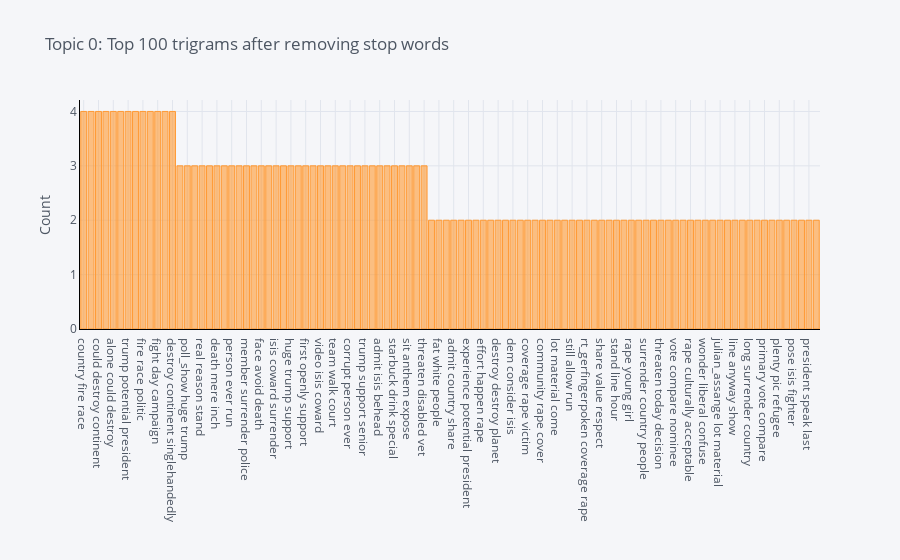

Write notebook code for a chart like this one.
### Code cell
if ENABLE_PLOTS:
  plot_model(lda, plot = 'trigram')
else:
  display("ENABLE_PLOTS not enabled")

### Figure 1 — Plotly figure (JSON) as saved in the notebook; plotly's stock layout.template omitted (floating-point values rounded to 4 significant figures)
{"data": [{"name": "count", "text": "", "y": [4, 4, 4, 4, 4, 4, 4, 4, 4, 4, 4, 4, 4, 3, 3, 3, 3, 3, 3, 3, 3, 3, 3, 3, 3, 3, 3, 3, 3, 3, 3, 3, 3, 3, 3, 3, 3, 3, 3, 3, 3, 3, 3, 3, 3, 3, 3, 2, 2, 2, 2, 2, 2, 2, 2, 2, 2, 2, 2, 2, 2, 2, 2, 2, 2, 2, 2, 2, 2, 2, 2, 2, 2, 2, 2, 2, 2, 2, 2, 2, 2, 2, 2, 2, 2, 2, 2, 2, 2, 2, 2, 2, 2, 2, 2, 2, 2, 2, 2, 2], "marker": {"color": "rgba(255, 153, 51, 0.6)", "line": {"color": "rgba(255, 153, 51, 1.0)", "width": 1}}, "x": ["country fire race", "sexually harass model", "could destroy continent", "day campaign wakeupamerica_cruzcrew_truste", "alone could destroy", "listen sexually harass", "trump potential president", "set whole country", "fire race politic", "vote drink antifreeze", "fight day campaign", "whole country fire", "destroy continent singlehandedly", "reason stand anthem", "poll_show huge trump", "realdonaldtrump dumb set", "real reason stand", "death gun abortion", "death mere inch", "working block trump", "person ever run", "people stand line", "member surrender police", "dumb set effect", "face avoid death", "face potential class_action_lawsuit", "isis coward surrender", "illegal leaker undermine", "huge trump support", "drink special cause", "first openly support", "saudi arm deal", "video isis coward", "terrorist threaten disabled", "team walk court", "surrender police chant", "corrupt person ever", "avoid death mere", "trump support senior", "support senior medium", "admit isis behead", "believe trump potential", "starbuck drink special", "walk court anthem", "sit anthem expose", "compare death gun", "threaten disabled vet", "even support fat", "fat white people", "allow run neverhillary", "admit country share", "financial supporter think", "experience potential president", "anyway show tv", "effort happen rape", "destroy planet skdjsiis", "destroy destroy planet", "believe able experience", "dem consider isis", "big financial supporter", "coverage rape victim", "country share value", "community rape cover", "country people false", "lot material come", "happen rape cologne", "still allow run", "remember lgbt support", "rt_gerfingerpoken coverage rape", "seems_like dem consider", "share value respect", "show tv watch", "stand line hour", "support fat white", "rape young girl", "supporter think neverhillary", "surrender country people", "threaten community rape", "threaten today decision", "value respect people", "vote compare nominee", "refugee people pose", "rape culturally acceptable", "historic primary vote", "wonder liberal confuse", "humanitarian effort happen", "julian_assange lot material", "lgbt support pride", "line anyway show", "line defense civilized", "long surrender country", "people pose isis", "primary vote compare", "pic refugee people", "plenty pic refugee", "police_officer line defense", "pose isis fighter", "potential president speak", "president speak last", "able experience potential"], "type": "bar", "orientation": "v"}], "layout": {"title": {"text": "Topic 0: Top 100 trigrams after removing stop words", "font": {"color": "#4D5663"}}, "paper_bgcolor": "#F5F6F9", "plot_bgcolor": "#F5F6F9", "yaxis": {"tickfont": {"color": "#4D5663"}, "title": {"text": "Count", "font": {"color": "#4D5663"}}, "showgrid": true, "zerolinecolor": "#E1E5ED", "gridcolor": "#E1E5ED", "linecolor": "black"}, "xaxis": {"tickfont": {"color": "#4D5663"}, "title": {"text": "", "font": {"color": "#4D5663"}}, "showgrid": true, "zerolinecolor": "#E1E5ED", "gridcolor": "#E1E5ED", "linecolor": "black"}, "legend": {"bgcolor": "#F5F6F9", "font": {"color": "#4D5663"}}}}
